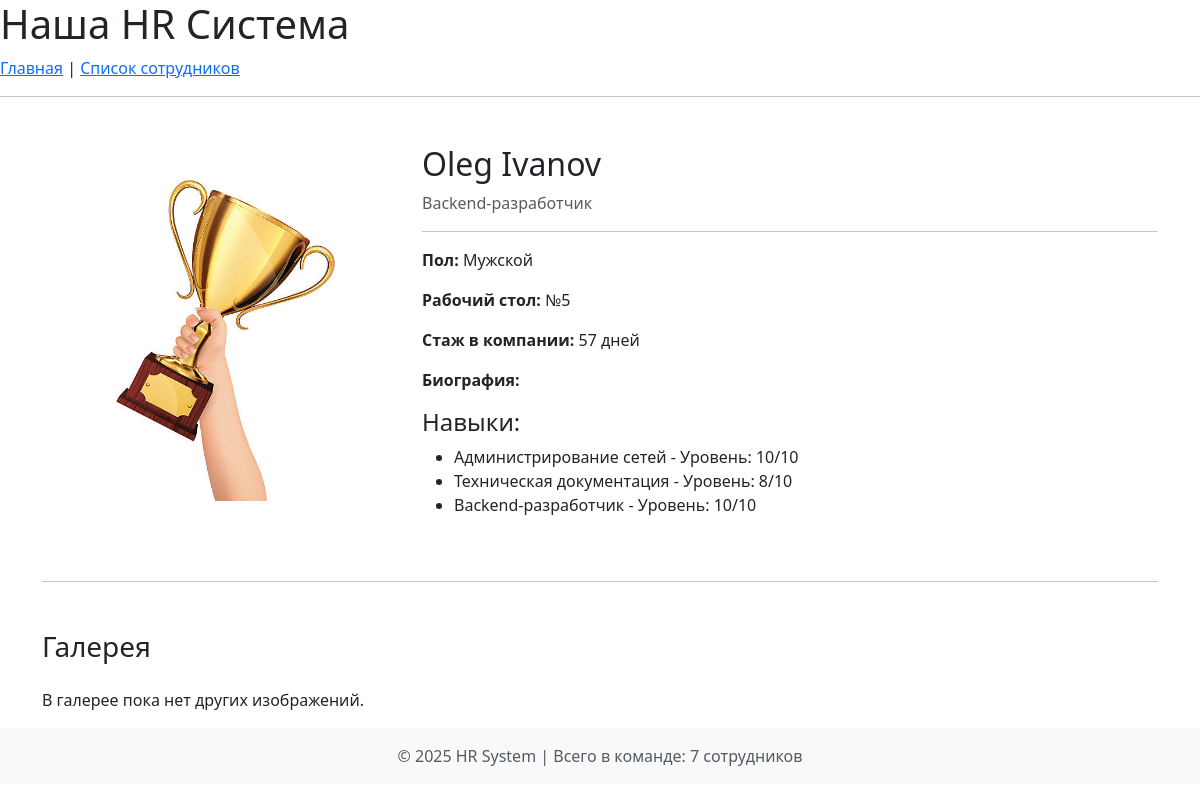
Page /employees/2/ (signed in) on the committed database.
### employees/models.py (models this page shows, shortened)
class EmployeeProfile(models.Model):
    user = models.OneToOneField(
        User, on_delete=models.CASCADE, related_name="profile"
    )
    gender = models.CharField(
        max_length=10,
        choices=[("Male", "Мужской"), ("Female", "Женский")],
        verbose_name="Пол",
    )
    bio = models.TextField(verbose_name="Биография", blank=True, null=True)
    workplace = models.OneToOneField(
        'company.Workplace',
        on_delete=models.SET_NULL,
        null=True,
        blank=True,
        related_name="employee",
        verbose_name="Рабочее место",
    )
    position = models.ForeignKey(
        'company.Position',
        on_delete=models.SET_NULL,
        null=True,
        related_name="employees",
        verbose_name="Должность",
    )
    skills = models.ManyToManyField(
        Skill,
        through="EmployeeSkill",
        related_name="employees",
        verbose_name="Навыки",
    )
    hire_date = models.DateField(
        verbose_name="Дата приёма на работу",
        default=timezone.now
    )
    class Meta:
        verbose_name = "Профиль сотрудника"
        verbose_name_plural = "Профили сотрудников"
        ordering = ["-hire_date"]
    def get_work_experience_days(self):
        if not self.hire_date:
            return 0
        today = timezone.now().date()
        if self.hire_date > today:
            return 0
        delta = today - self.hire_date
        return delta.days
    def get_first_image(self):
        return self.images.order_by('order_number').first()

class EmployeeImage(models.Model):
    employee = models.ForeignKey(
        EmployeeProfile,
        on_delete=models.CASCADE,
        related_name="images",
        verbose_name="Сотрудник",
    )
    image = models.ImageField(upload_to="employee_gallery/", verbose_name="Изображение")
    order_number = models.PositiveSmallIntegerField(
        default=0, verbose_name="Порядковый номер"
    )
    class Meta:
        verbose_name = "Изображение сотрудника"
        verbose_name_plural = "Галерея сотрудника"
        ordering = ["order_number"]

class EmployeeSkill(models.Model):
    employee = models.ForeignKey(
        EmployeeProfile, on_delete=models.CASCADE, verbose_name="Сотрудник"
    )
    skill = models.ForeignKey(Skill, on_delete=models.CASCADE, verbose_name="Навык")
    level = models.PositiveSmallIntegerField(
        validators=[MinValueValidator(1), MaxValueValidator(10)],
        verbose_name="Уровень освоения (1-10)",
    )
    class Meta:
        verbose_name = "Навык сотрудника"
        verbose_name_plural = "Навыки сотрудников"
        unique_together = ("employee", "skill")

class Skill(models.Model):
    name = models.CharField(max_length=100, unique=True, verbose_name="Название навыка")
    class Meta:
        verbose_name = "Навык"
        verbose_name_plural = "Навыки"
        ordering = ["name"]

### company/models.py (models this page shows, shortened)
class Position(models.Model):
    name = models.CharField(max_length=100, unique=True, verbose_name="Название должности")
    slug = models.SlugField(max_length=100, unique=True, help_text="Например: backend-developer")
    class Meta:
        verbose_name = "Должность"
        verbose_name_plural = "Должности"
        ordering = ["name"]

class Workplace(models.Model):
    table_number = models.PositiveIntegerField(
        unique=True, verbose_name="Номер стола"
    )
    additional_info = RichTextField(
        blank=True, null=True, verbose_name="Дополнительная информация"
    )
    class Meta:
        verbose_name = "Рабочее место"
        verbose_name_plural = "Рабочие места"
        ordering = ["table_number"]

### employees/views.py (the view)
# urls.py: path('<int:pk>/', EmployeeDetailView.as_view(), name='employee_detail'),
class EmployeeDetailView(LoginRequiredMixin, DetailView):
    model = EmployeeProfile
    template_name = "employees/employee_detail.html"
    context_object_name = "employee"
    login_url = "/admin/login/"

### employees/context_processors.py (called while the page is built)
def employee_count(request):
    count = EmployeeProfile.objects.count()
    return {'total_employees': count, 'gettext_lazy': _}

### employees/templatetags/ru_pluralize.py (called while the page is built)
@register.filter
def ru_pluralize(value, arg="сотрудник,сотрудника,сотрудников"):
    forms = arg.split(',')
    number = abs(int(value))
    if number % 10 == 1 and number % 100 != 11:
        return forms[0]
    elif number % 10 >= 2 and number % 10 <= 4 and (number % 100 < 10 or number % 100 >= 20):
        return forms[1]
    else:
        return forms[2]

### templates/employees/employee_detail.html
{% extends 'base.html' %}
{% block content %}
<div class="container mt-5">
    <div class="row">
        <div class="col-md-4">
            {% if employee.get_first_image %}
                <img src="{{ employee.get_first_image.image.url }}" class="img-fluid rounded" alt="Фото {{ employee.user.get_full_name }}">
            {% else %}
                <img src="http://placehold.it/700x400" class="img-fluid rounded" alt="Нет фото">
            {% endif %}
        </div>
        <div class="col-md-8">
            <h2>{{ employee.user.first_name }} {{ employee.user.last_name }}</h2>
            <p class="text-muted">{{ employee.position.name }}</p>
            <hr>
            <p><strong>Пол:</strong> {{ employee.get_gender_display }}</p>
            <p><strong>Рабочий стол:</strong> №{{ employee.workplace.table_number }}</p>
            <p><strong>Стаж в компании:</strong> {{ employee.get_work_experience_days }} дней</p>
            <p><strong>Биография:</strong> {{ employee.bio|linebreaks }}</p>
            <h4>Навыки:</h4>
            <ul>
                {% for skill_link in employee.employeeskill_set.all %}
                <li>{{ skill_link.skill.name }} - Уровень: {{ skill_link.level }}/10</li>
                {% endfor %}
            </ul>
        </div>
    </div>
    <hr class="my-5">
    <h3 class="mb-4">Галерея</h3>
    <div class="row">
        {% for img in employee.get_gallery_images %}
        <div class="col-md-3 mb-3">
            <img src="{{ img.image.url }}" class="img-fluid rounded" alt="Галерея">
        </div>
        {% empty %}
        <p>В галерее пока нет других изображений.</p>
        {% endfor %}
    </div>
</div>
{% endblock %}

### rows in the picture
EmployeeProfile: get_first_image.image (picture), user.first_name "Oleg", user.last_name "Ivanov", position.name "Backend-разработчик", gender "Мужской", workplace.table_number "5", get_work_experience_days "57"
EmployeeSkill: skill.name "Администрирование сетей", level "10"
EmployeeSkill: skill.name "Техническая документация", level "8"
EmployeeSkill: skill.name "Backend-разработчик", level "10"

### other values in the picture
{{ total_employees }} "7"
{{ total_employees|ru_pluralize:"сотрудник,сотрудника,сотрудников" }} "сотрудников"
